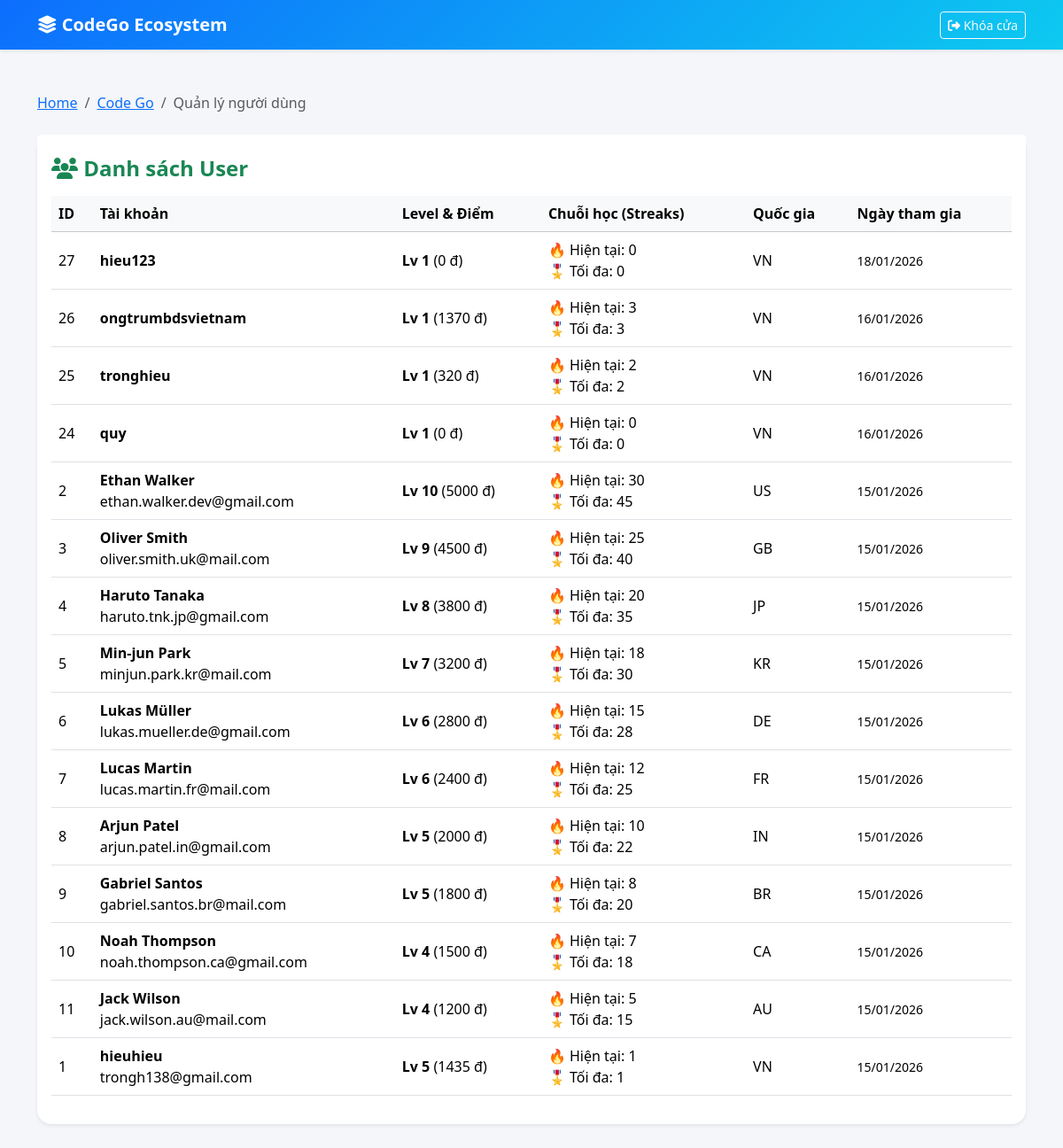
/admin_codego.php?action=manage_users (signed in), run on the app's committed database.
### tables this page shows
CREATE TABLE `codego_users` (
  `user_id` int(11) NOT NULL,
  `username` varchar(50) NOT NULL,
  `email` varchar(100) DEFAULT NULL,
  `password` varchar(255) NOT NULL,
  `name` varchar(100) DEFAULT NULL,
  `avatar` varchar(255) DEFAULT NULL,
  `mobile` varchar(20) DEFAULT NULL,
  `total_points` int(11) DEFAULT 0,
  `current_streak` int(11) DEFAULT 0,
  `longest_streak` int(11) DEFAULT 0,
  `level` int(11) DEFAULT 1,
  `country` varchar(2) DEFAULT 'VN',
  `device_token` varchar(255) DEFAULT NULL,
  `platform` varchar(10) DEFAULT NULL,
  `is_active` tinyint(1) DEFAULT 1,
  `created_at` int(11) NOT NULL,
  `updated_at` int(11) NOT NULL,
  `last_login` int(11) DEFAULT NULL
);

### admin_codego.php (the view, shortened to what this page needs)
<?php
$action = isset($_GET['action']) ? $_GET['action'] : 'home';
?>
<!DOCTYPE html>
<html lang="vi">
<head>
    <link href="https://cdn.jsdelivr.net/npm/bootstrap@5.3.2/dist/css/bootstrap.min.css" rel="stylesheet">
    <link href="https://cdnjs.cloudflare.com/ajax/libs/font-awesome/6.4.0/css/all.min.css" rel="stylesheet">
</head>
<body>
<nav class="navbar navbar-expand-lg navbar-dark shadow-sm">
    <div class="container">
        <a class="navbar-brand fw-bold" href="?action=home"><i class="fa-solid fa-layer-group"></i> CodeGo Ecosystem</a>
        <?php if(isset($_SESSION['admin_logged_in'])): ?>
            <div class="d-flex">
                <a href="?action=logout" class="btn btn-outline-light btn-sm"><i class="fas fa-sign-out-alt"></i> Khóa cửa</a>
            </div>
        <?php endif; ?>
    </div>
</nav>
<div class="container py-5">
    <?php if ($action == 'home'): ?>
        <div class="mb-4">
            <h2 class="fw-bold mb-1">Các dự án hiện tại</h2>
            <p class="text-muted">Lựa chọn ứng dụng để truy cập chức năng quản trị tương ứng.</p>
        </div>
        <div class="row g-4">
            <div class="col-md-4 col-sm-6">
                <a class="app-card text-center p-4 border" href="?action=app_codego">
                    <i class="fa-solid fa-code app-icon text-primary"></i>
                    <h5 class="fw-bold">Code Go</h5>
                </a>
            </div>
            <div class="col-md-4 col-sm-6">
                <a class="app-card text-center p-4 border" href="javascript:void(0)">
                    <i class="fa-solid fa-file-audio app-icon text-success"></i>
                    <h5 class="fw-bold">Text to Sounds</h5>
                </a>
            </div>
            <div class="col-md-4 col-sm-6">
                <a class="app-card text-center p-4 border" href="javascript:void(0)">
                    <i class="fa-solid fa-graduation-cap app-icon text-warning"></i>
                    <h5 class="fw-bold">Bé vui học tập</h5>
                </a>
            </div>
            <div class="col-md-4 col-sm-6">
                <a class="app-card text-center p-4 border" href="javascript:void(0)">
                    <i class="fa-solid fa-cat app-icon text-danger"></i>
                    <h5 class="fw-bold">Chăm sóc thú cưng</h5>
                </a>
            </div>
            <div class="col-md-4 col-sm-6">
                <a class="app-card text-center p-4 border shadow-sm" href="?action=app_mxh">
                    <i class="fa-solid fa-fire app-icon text-info"></i>
                    <h5 class="fw-bold">MXH : Share Tips and Tricks</h5>
                    <span class="badge bg-primary mt-2">Đang phát triển năng động</span>
                </a>
            </div>
        </div>
    <?php elseif ($action == 'manage_users' && isset($_SESSION['admin_logged_in'])): ?>
        <nav aria-label="breadcrumb" class="mb-4">
          <ol class="breadcrumb">
            <li class="breadcrumb-item"><a href="?action=home">Home</a></li>
            <li class="breadcrumb-item"><a href="?action=app_codego">Code Go</a></li>
            <li class="breadcrumb-item active">Quản lý người dùng</li>
          </ol>
        </nav>
        <div class="card border-0 shadow-sm rounded-4">
            <div class="card-header bg-white border-0 pt-4 pb-0">
                <h4 class="fw-bold mb-0 text-success"><i class="fa-solid fa-users"></i> Danh sách User</h4>
            </div>
            <div class="card-body">
                <div class="table-responsive">
                    <table class="table table-hover align-middle">
                        <thead class="table-light">
                            <tr>
                                <th>ID</th>
                                <th>Tài khoản</th>
                                <th>Level & Điểm</th>
                                <th>Chuỗi học (Streaks)</th>
                                <th>Quốc gia</th>
                                <th>Ngày tham gia</th>
                            </tr>
                        </thead>
                        <tbody>
                            <?php
                            $config_path = __DIR__ . '/api/includes/config.php';
                            if (file_exists($config_path)) {
                                $sql = "SELECT * FROM codego_users ORDER BY created_at DESC";
                                $result = $conn->query($sql);
                                if ($result && $result->num_rows > 0) {
                                    while ($row = $result->fetch_assoc()) {
                                        echo '<tr>';
                                        echo '<td>'.$row['user_id'].'</td>';
                                        echo '<td><b>'.htmlspecialchars($row['username']).'</b><br>'.htmlspecialchars($row['email'] ?? '').'</td>';
                                        echo '<td><b>Lv '.$row['level'].'</b> ('.$row['total_points'].' đ)</td>';
                                        echo '<td>🔥 Hiện tại: '.$row['current_streak'].' <br>🎖️ Tối đa: '.$row['longest_streak'].'</td>';
                                        echo '<td>'.$row['country'].'</td>';
                                        echo '<td><small>'.date('d/m/Y', $row['created_at']).'</small></td>';
                                        echo '</tr>';
                                    }
                                } else {
                                    echo '<tr><td colspan="6" class="text-center py-4">Chưa có user nào.</td></tr>';
                                }
                            }
                            ?>
                        </tbody>
                    </table>
                </div>
            </div>
        </div>
    <?php endif; ?>
</div>
</body>
</html>

### admin_codego.php (style rules this page uses)
body { background-color: #f4f6f9; font-family: 'Segoe UI', Tahoma, Geneva, Verdana, sans-serif; }
.navbar { background: linear-gradient(135deg, #0d6efd, #0dcaf0); }
td { vertical-align: middle; }

### data on the page
codego_users: user_id "27", username "hieu123", level "1", total_points "0", current_streak "0", longest_streak "0", country "VN", created_at "18/01/2026"
codego_users: user_id "26", username "ongtrumbdsvietnam", level "1", total_points "1370", current_streak "3", longest_streak "3", country "VN", created_at "16/01/2026"
codego_users: user_id "25", username "tronghieu", level "1", total_points "320", current_streak "2", longest_streak "2", country "VN", created_at "16/01/2026"
codego_users: user_id "24", username "quy", level "1", total_points "0", current_streak "0", longest_streak "0", country "VN", created_at "16/01/2026"
codego_users: user_id "2", username "Ethan Walker", email "ethan.walker.dev@gmail.com", level "10", total_points "5000", current_streak "30", longest_streak "45", country "US", created_at "15/01/2026"
codego_users: user_id "3", username "Oliver Smith", email "oliver.smith.uk@mail.com", level "9", total_points "4500", current_streak "25", longest_streak "40", country "GB", created_at "15/01/2026"
codego_users: user_id "4", username "Haruto Tanaka", email "haruto.tnk.jp@gmail.com", level "8", total_points "3800", current_streak "20", longest_streak "35", country "JP", created_at "15/01/2026"
codego_users: user_id "5", username "Min-jun Park", email "minjun.park.kr@mail.com", level "7", total_points "3200", current_streak "18", longest_streak "30", country "KR", created_at "15/01/2026"
codego_users: user_id "6", username "Lukas Müller", email "lukas.mueller.de@gmail.com", level "6", total_points "2800", current_streak "15", longest_streak "28", country "DE", created_at "15/01/2026"
codego_users: user_id "7", username "Lucas Martin", email "lucas.martin.fr@mail.com", level "6", total_points "2400", current_streak "12", longest_streak "25", country "FR", created_at "15/01/2026"
codego_users: user_id "8", username "Arjun Patel", email "arjun.patel.in@gmail.com", level "5", total_points "2000", current_streak "10", longest_streak "22", country "IN", created_at "15/01/2026"
codego_users: user_id "9", username "Gabriel Santos", email "gabriel.santos.br@mail.com", level "5", total_points "1800", current_streak "8", longest_streak "20", country "BR", created_at "15/01/2026"
codego_users: user_id "10", username "Noah Thompson", email "noah.thompson.ca@gmail.com", level "4", total_points "1500", current_streak "7", longest_streak "18", country "CA", created_at "15/01/2026"
codego_users: user_id "11", username "Jack Wilson", email "jack.wilson.au@mail.com", level "4", total_points "1200", current_streak "5", longest_streak "15", country "AU", created_at "15/01/2026"
codego_users: user_id "1", username "hieuhieu", email "trongh138@gmail.com", level "5", total_points "1435", current_streak "1", longest_streak "1", country "VN", created_at "15/01/2026"
